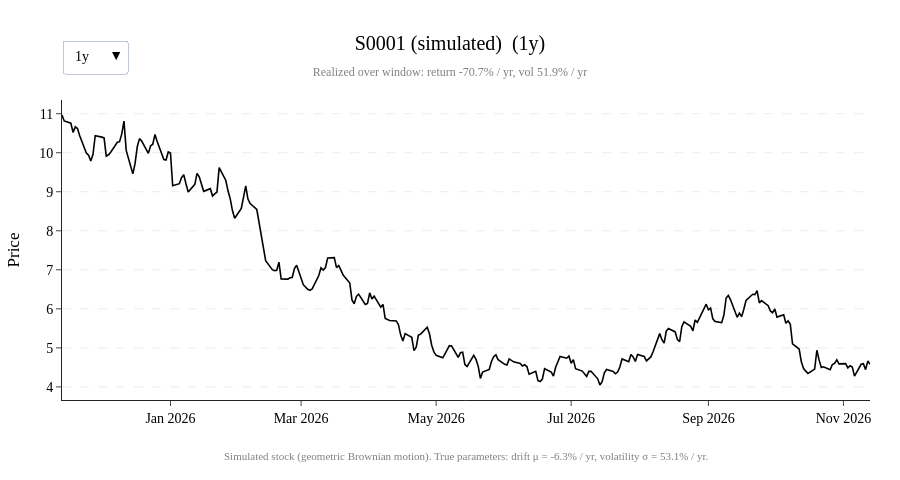

Notebook source saved alongside this figure:
### Code cell
simulation.plot_simulated_stock(prices, params, "S0001")

### Figure 1 — Plotly figure (JSON) as saved in the notebook; plotly's stock layout.template omitted (floating-point values rounded to 4 significant figures; data arrays with more than 128 entries replaced by an {"elided": "..."} marker saying what was removed)
{"data": [{"line": {"color": "black", "width": 1.6}, "mode": "lines", "name": "S0001", "type": "scatter", "visible": false, "x": {"elided": "1260 str values"}, "y": {"elided": "1260 float values"}}, {"line": {"color": "black", "width": 1.6}, "mode": "lines", "name": "S0001", "type": "scatter", "visible": false, "x": {"elided": "785 str values"}, "y": {"elided": "785 float values"}}, {"line": {"color": "black", "width": 1.6}, "mode": "lines", "name": "S0001", "type": "scatter", "visible": true, "x": {"elided": "262 str values"}, "y": {"elided": "262 float values"}}, {"line": {"color": "black", "width": 1.6}, "mode": "lines", "name": "S0001", "type": "scatter", "visible": false, "x": {"elided": "133 str values"}, "y": {"elided": "133 float values"}}], "layout": {"annotations": [{"font": {"color": "gray", "family": "Times New Roman", "size": 11}, "showarrow": false, "text": "Simulated stock (geometric Brownian motion). True parameters: drift μ = -6.3% / yr, volatility σ = 53.1% / yr.", "x": 0.5, "xanchor": "center", "xref": "paper", "y": -0.16, "yanchor": "top", "yref": "paper"}], "font": {"color": "black", "family": "Times New Roman", "size": 14}, "height": 480, "hovermode": "x unified", "legend": {"orientation": "h", "x": 1, "xanchor": "right", "y": 1.02, "yanchor": "bottom"}, "margin": {"b": 80, "l": 60, "r": 30, "t": 100}, "title": {"text": "S0001 (simulated)  (1y)<br><span style='font-size:12px;color:gray'>Realized over window: return -70.7% / yr, vol 51.9% / yr</span>", "x": 0.5}, "updatemenus": [{"active": 2, "bgcolor": "white", "buttons": [{"args": [{"visible": [true, false, false, false]}, {"title.text": "S0001 (simulated)  (5y)<br><span style='font-size:12px;color:gray'>Realized over window: return -46.8% / yr, vol 52.9% / yr</span>"}], "label": "5y", "method": "update"}, {"args": [{"visible": [false, true, false, false]}, {"title.text": "S0001 (simulated)  (3y)<br><span style='font-size:12px;color:gray'>Realized over window: return -73.4% / yr, vol 53.0% / yr</span>"}], "label": "3y", "method": "update"}, {"args": [{"visible": [false, false, true, false]}, {"title.text": "S0001 (simulated)  (1y)<br><span style='font-size:12px;color:gray'>Realized over window: return -70.7% / yr, vol 51.9% / yr</span>"}], "label": "1y", "method": "update"}, {"args": [{"visible": [false, false, false, true]}, {"title.text": "S0001 (simulated)  (6mo)<br><span style='font-size:12px;color:gray'>Realized over window: return 2.8% / yr, vol 55.7% / yr</span>"}], "label": "6mo", "method": "update"}], "font": {"color": "black", "family": "Times New Roman", "size": 14}, "x": 0, "xanchor": "left", "y": 1.2, "yanchor": "top"}], "width": 900, "xaxis": {"title": {}}, "yaxis": {"gridcolor": "rgba(0,0,0,0.08)", "griddash": "dash", "showgrid": true, "title": {"text": "Price"}}}}
